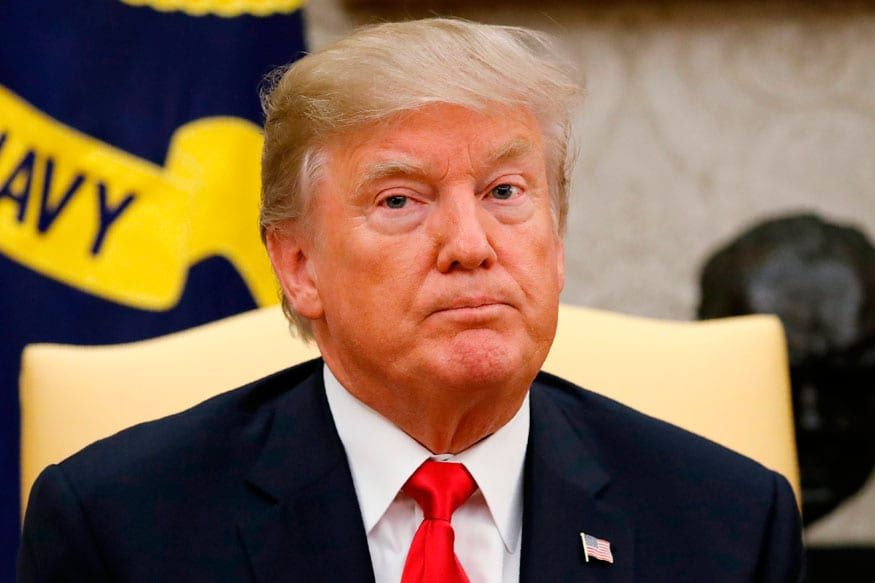
#> input picture 核心/trump.jpg, 875 x 583 px
$ jupyter execute '2020-06-26-练习.ipynb'
#> lines starting #> are read from the running program, lines starting #| are printed output that depends on the picture
[cell 1]
import cv2
import matplotlib.pyplot as plt
import numpy as np
from skimage.feature import local_binary_pattern

[cell 2]
trump = cv2.imread('trump.jpg')
#> trump is the input picture: shape (583, 875, 3); mean B, G, R 80.2, 103.5, 131.5

[cell 3]
trump = cv2.cvtColor(trump, cv2.COLOR_BGR2GRAY)
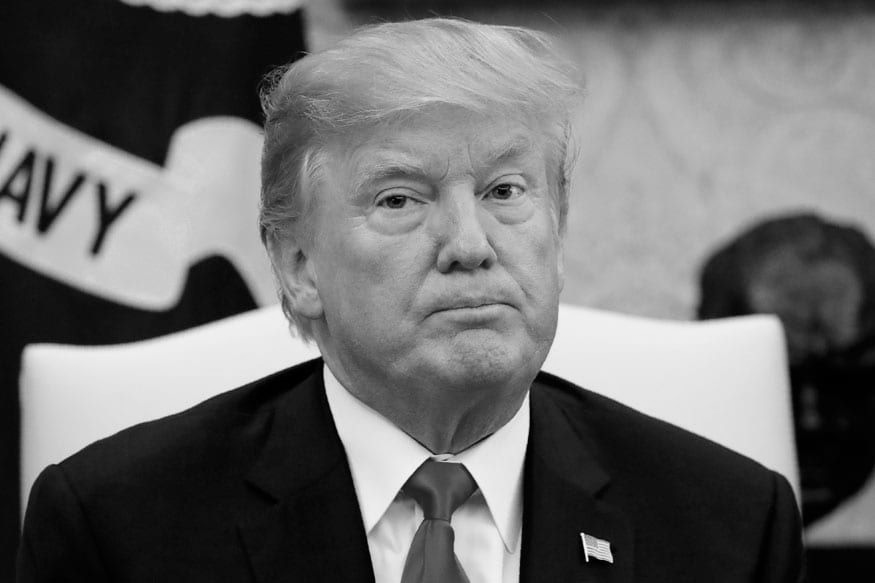
#> trump: shape (583, 875); min 0, max 254, mean 109.2

[cell 4]
plt.imshow(trump,cmap = 'gray')
trump.shape
#> Out = (583, 875)

[cell 5]
# 求直方图
hist = np.zeros(256)
rows, cols = trump.shape
#> rows = 583; cols = 875
for i in range(rows):
    for j in range(cols):
        temp = trump[i][j]
        hist[temp] += 1
#> after the loop, hist = 256 values, max 13111 at index 16, min 0 at index 250, mean 1992.7

[cell 6]
plt.plot(hist)
plt.show()
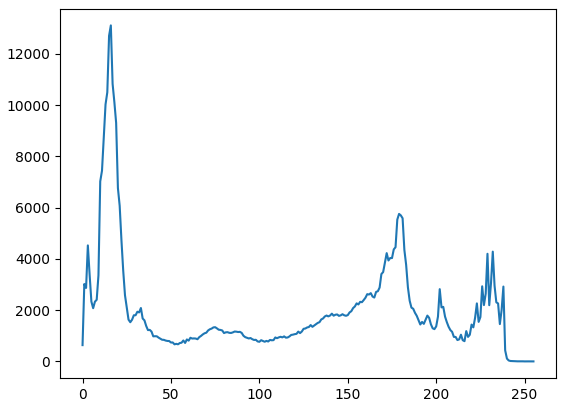
#> figure drawn by matplotlib, 1 panel; curve peaks at x = 16, y = 13111

[cell 7]
radius = 1 # LBP算法中范围半径的取值
n_points = 8 * radius # 领域像素点数

[cell 8]
lbp = local_binary_pattern(trump, n_points, radius)
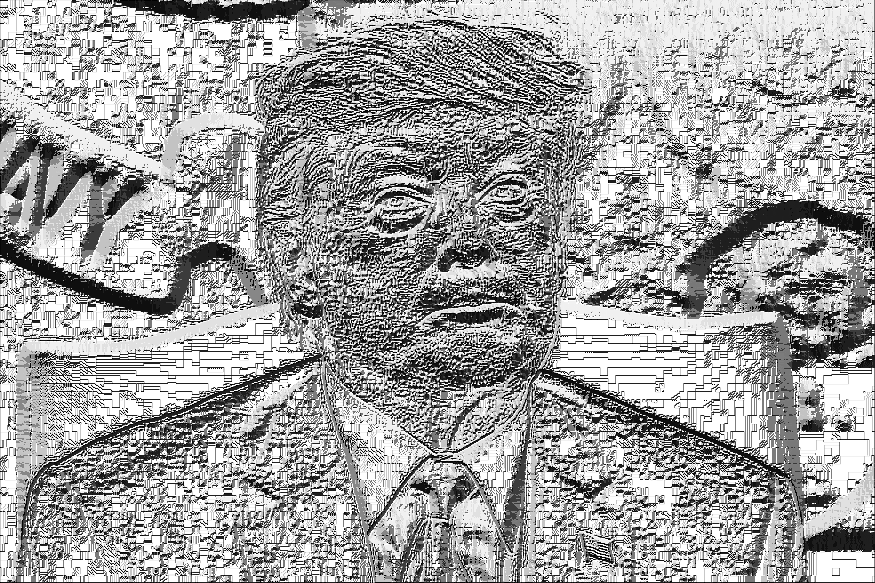
#> lbp: shape (583, 875) float64; min 0, max 255, mean 163
plt.imshow(trump,cmap='gray')

[cell 9]
plt.imshow(lbp,cmap='gray')

[cell 10]
# 直方图均衡化

[cell 11]
trans = hist / (rows * cols) * 255
#> trans = 256 values, max 6.55 at index 16, min 0 at index 250, mean 0.996
for i in range(1, len(trans)):
    trans[i]=trans[i-1]+trans[i]
#> after the loop, trans = 256 values from 0.317 to 255

gray_h = trump.copy()
for i in range(rows):
    for j in range(cols):
        gray_h[i][j] = int(trans[trump[i][j]])
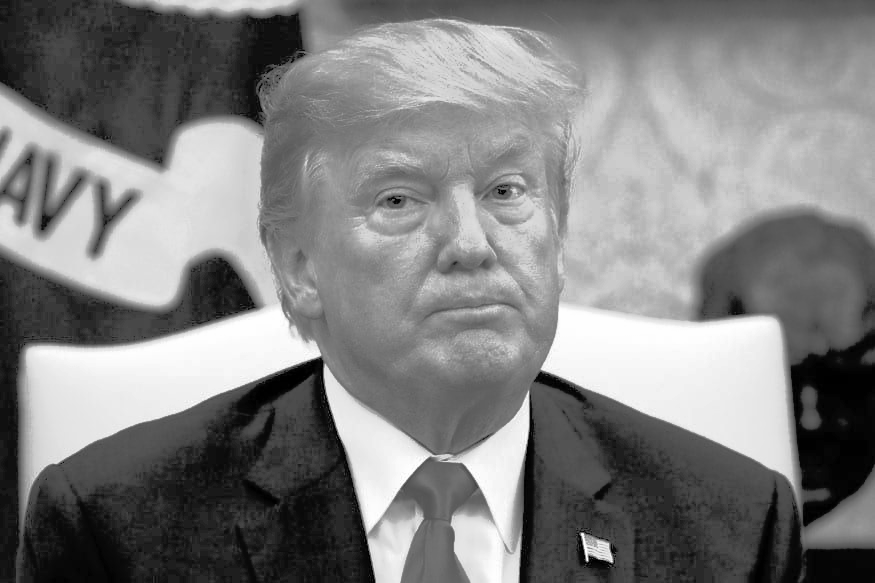
#> gray_h: shape (583, 875); min 0, max 255, mean 128

[cell 12]
plt.imshow(cv2.hconcat([trump, gray_h]), cmap='gray')
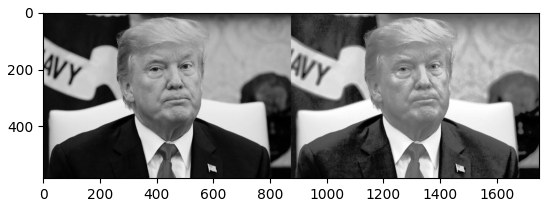
#> figure drawn by matplotlib, 1 panel
